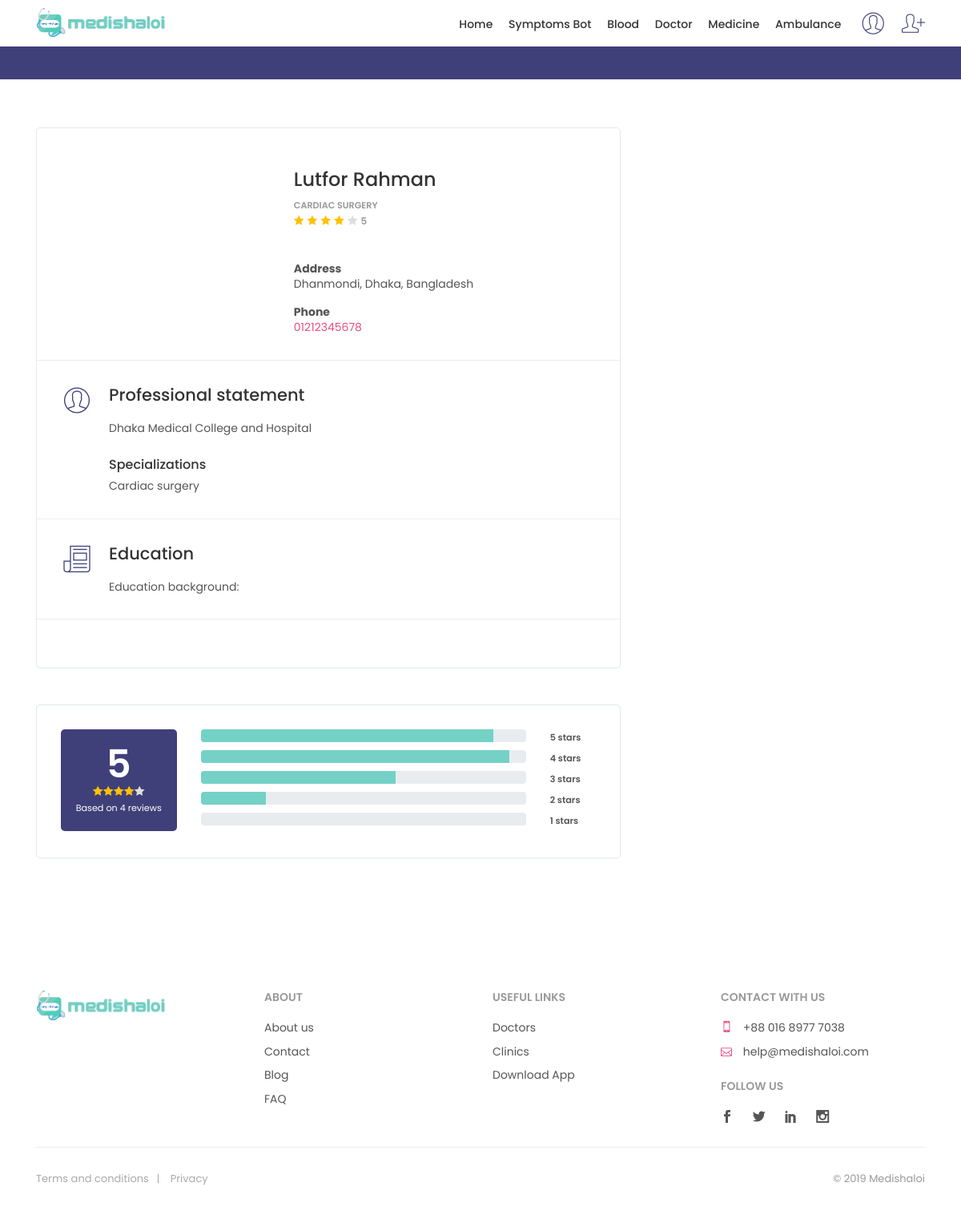
Page /doctor_details/1 (signed in) on the committed database.
### myapp/models.py (models this page shows)
class Doctor(models.Model):
    image = models.FileField(blank=True)
    doctor_name = models.CharField(blank=True,max_length=200)
    specialist =  models.CharField(blank=True,max_length=200)
    lacation = models.CharField(blank=True,max_length=100)
    education_background = models.CharField(blank=True,max_length=300)
    phone = models.CharField(blank=True,max_length=50)
    address = models.CharField(blank=True,max_length=300)
    user_reviwe = models.CharField(blank=True,max_length=60)
    description = models.CharField(blank=True,max_length=600)

### myapp/views.py (the view)
# urls.py: path('doctor_details/<int:post_id>', views.doctor_details_v, name="doctor_details"),
@login_required
def doctor_details_v(request, post_id):
    doctor_d = Doctor.objects.get(pk=post_id)
    context = {
        'doctor_d': doctor_d,
    }
    return render(request, 'doctor-profile.html', context)

### myapp/templates/doctor-profile.html (shortened to what this page needs)
{% load static %}
<!DOCTYPE html>
<html lang="en">
<head>
	<link href="{% static 'css/bootstrap.min.css' %}" rel="stylesheet">
	<link href="{% static 'css/style.css' %}" rel="stylesheet">
	<link href="{% static 'css/menu.css' %}" rel="stylesheet">
	<link href="{% static 'css/vendors.css' %}" rel="stylesheet">
	<link href="{% static 'css/icon_fonts/css/all_icons_min.css' %}" rel="stylesheet">
	<link href="{% static 'css/custom.css' %}" rel="stylesheet">
</head>
<body>
    <header class="header_sticky">
		<div class="container">
			<div class="row">
				<div class="col-lg-3 col-6">
					<div id="logo_home">
						<h1><a href="/" title="Medishaloi">Medishaloi – Your Medical Assistance</a></h1>
					</div>
				</div>
				<nav class="col-lg-9 col-6">
					<ul id="top_access">
						<li><a href="login"><i class="pe-7s-user"></i></a></li>
						<li><a href="register"><i class="pe-7s-add-user"></i></a></li>
					</ul>
					<div class="main-menu">
						<ul>
							<li><a href="/">Home</a></li>
							<li><a href="#">Symptoms Bot</a></li>
							<li><a href="http://blood.bestmassager.info/">Blood</a></li>
							<li><a href="doctor_search">Doctor</a></li>
							<li><a href="madichine_search">Medicine</a></li>
							<li><a href="ambulance_search">Ambulance</a></li>
						</ul>
					</div>
				</nav>
			</div>
		</div>
	</header>
	<div id="results">
			<div class="container">
				<div class="row">
					<div class="col-md-6">
					</div>
					<div class="col-md-6">
					</div>
				</div>
			</div>
		</div>
		<div class="container margin_60">
			<div class="row">
				<div class="col-xl-8 col-lg-8">
					<div id="section_1">
						<div class="box_general_3">
							<div class="profile">
								<div class="row">
									<div class="col-lg-5 col-md-4">
										<figure>
										</figure>
									</div>
									<div class="col-lg-7 col-md-8">
										<h1>{{ doctor_d.doctor_name }}</h1>
										<small>{{ doctor_d.specialist }}</small><br />
										<span class="rating">
											<i class="icon_star voted"></i>
											<i class="icon_star voted"></i>
											<i class="icon_star voted"></i>
											<i class="icon_star voted"></i>
											<i class="icon_star"></i>
											<small>{{ doctor_d.user_reviwe }}</small>
										</span>
										<ul class="contacts">
											<li>
												<b>Address</b><br />
												{{ doctor_d.address }}
											</li>
											<li>
												<b>Phone</b><br /> <a href="tel://000434323342">{{ doctor_d.phone }}</a></li>
										</ul>
									</div>
								</div>
							</div>
							<hr>
							<div class="indent_title_in">
								<i class="pe-7s-user"></i>
								<h3>Professional statement</h3>
							</div>
							<div class="wrapper_indent">
								<p>{{ doctor_d.description }}</p>
								<h6>Specializations</h6>
								<p>{{ doctor_d.specialist }}</p>
							</div>
							<hr>
							<div class="indent_title_in">
								<i class="pe-7s-news-paper"></i>
								<h3>Education</h3>
							</div>
							<div class="wrapper_indent">
								<p>{{ doctor_d.education_background }}</p>
							</div>
							<hr>
						</div>
					</div>
					<div id="section_2">
						<div class="box_general_3">
							<div class="reviews-container">
								<div class="row">
									<div class="col-lg-3">
										<div id="review_summary">
											<strong>{{ doctor_d.user_reviwe }}</strong>
											<div class="rating">
												<i class="icon_star voted"></i><i class="icon_star voted"></i><i class="icon_star voted"></i><i class="icon_star voted"></i><i class="icon_star"></i>
											</div>
											<small>Based on 4 reviews</small>
										</div>
									</div>
									<div class="col-lg-9">
										<div class="row">
											<div class="col-lg-10 col-9">
												<div class="progress">
													<div class="progress-bar" role="progressbar" style="width: 90%" aria-valuenow="90" aria-valuemin="0" aria-valuemax="100"></div>
												</div>
											</div>
											<div class="col-lg-2 col-3"><small><strong>5 stars</strong></small></div>
										</div>
										<div class="row">
											<div class="col-lg-10 col-9">
												<div class="progress">
													<div class="progress-bar" role="progressbar" style="width: 95%" aria-valuenow="95" aria-valuemin="0" aria-valuemax="100"></div>
												</div>
											</div>
											<div class="col-lg-2 col-3"><small><strong>4 stars</strong></small></div>
										</div>
										<div class="row">
											<div class="col-lg-10 col-9">
												<div class="progress">
													<div class="progress-bar" role="progressbar" style="width: 60%" aria-valuenow="60" aria-valuemin="0" aria-valuemax="100"></div>
												</div>
											</div>
											<div class="col-lg-2 col-3"><small><strong>3 stars</strong></small></div>
										</div>
										<div class="row">
											<div class="col-lg-10 col-9">
												<div class="progress">
													<div class="progress-bar" role="progressbar" style="width: 20%" aria-valuenow="20" aria-valuemin="0" aria-valuemax="100"></div>
												</div>
											</div>
											<div class="col-lg-2 col-3"><small><strong>2 stars</strong></small></div>
										</div>
										<div class="row">
											<div class="col-lg-10 col-9">
												<div class="progress">
												</div>
											</div>
											<div class="col-lg-2 col-3"><small><strong>1 stars</strong></small></div>
										</div>
									</div>
								</div>
						</div>
					</div>
				</div>
				</div>
			</div>
		</div>
	<footer>
		<div class="container margin_60_35">
			<div class="row">
				<div class="col-lg-3 col-md-12">
					<p>
						<a href="index.html" title="Medishaloi">
							<img src="img/logo.png" data-retina="true" alt="" width="163" height="36" class="img-fluid">
						</a>
					</p>
				</div>
				<div class="col-lg-3 col-md-4">
					<h5>About</h5>
					<ul class="links">
						<li><a href="about.html">About us</a></li>
						<li><a href="contact.html">Contact</a></li>
						<li><a href="blog.html">Blog</a></li>
						<li><a href="faq.html">FAQ</a></li>
						</ul>
				</div>
				<div class="col-lg-3 col-md-4">
					<h5>Useful links</h5>
					<ul class="links">
						<li><a href="#0">Doctors</a></li>
						<li><a href="#0">Clinics</a></li>
						<li><a href="#0">Download App</a></li>
					</ul>
				</div>
				<div class="col-lg-3 col-md-4">
					<h5>Contact with Us</h5>
					<ul class="contacts">
						<li><a href="tel://61280932400"><i class="icon_mobile"></i> +88 016 8977 7038</a></li>
						<li><a href="mailto:info@medishaloi.com"><i class="icon_mail_alt"></i> help@medishaloi.com</a></li>
					</ul>
					<div class="follow_us">
						<h5>Follow us</h5>
						<ul>
							<li><a href="#0"><i class="social_facebook"></i></a></li>
							<li><a href="#0"><i class="social_twitter"></i></a></li>
							<li><a href="#0"><i class="social_linkedin"></i></a></li>
							<li><a href="#0"><i class="social_instagram"></i></a></li>
						</ul>
					</div>
				</div>
			</div>
			<hr>
			<div class="row">
				<div class="col-md-8">
					<ul id="additional_links">
						<li><a href="#0">Terms and conditions</a></li>
						<li><a href="#0">Privacy</a></li>
					</ul>
				</div>
				<div class="col-md-4">
					<div id="copy">© 2019 Medishaloi</div>
				</div>
			</div>
		</div>
	</footer>
</body>
</html>

### myapp/static/css/menu.css (style rules this page uses)
.main-menu { position: relative; z-index: 9; width: auto; top: 11px; float: right; -moz-transition: all 0.3s ease-in-out; -o-transition: all 0.3s ease-in-out; -webkit-transition: all 0.3s ease-in-out; -ms-transition: all 0.3s ease-in-out; transition: all 0.3s ease-in-out; }
.main-menu ul, .main-menu ul li { position: relative; margin: 0; padding: 0; }
.main-menu ul a, .main-menu ul li a { position: relative; margin: 0; padding: 0; display: block; padding: 10px; }
.main-menu > ul > li > a { color: #333; padding: 0 8px 17px 8px; font-size: 14px; font-size: 0.875rem; font-weight: 500; }
@media only screen and (min-width: 992px) { .main-menu { width: auto; } }
@media only screen and (min-width: 992px) { .main-menu a { white-space: nowrap; } }
@media only screen and (min-width: 992px) { .main-menu ul li { display: inline-block; } }

### rows in the picture
Doctor: doctor_name "Lutfor Rahman", specialist "CARDIAC SURGERY", user_reviwe "5", address "Dhanmondi, Dhaka, Bangladesh", phone "01212345678", description "Dhaka Medical College and Hospital", specialist "Cardiac surgery", education_background "Education background:"
